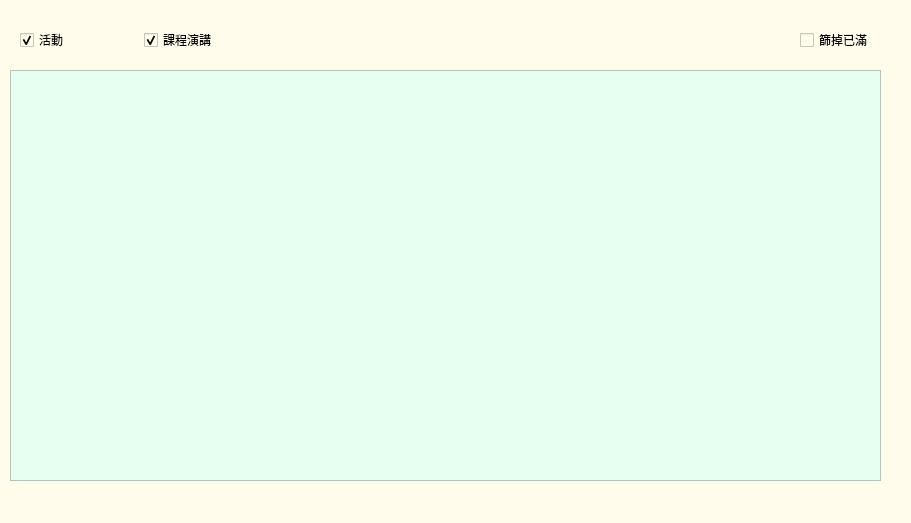
<?xml version="1.0" encoding="UTF-8"?>
<ui version="4.0">
 <class>Service_Apply</class>
 <widget class="QDialog" name="Service_Apply">
  <property name="geometry">
   <rect>
    <x>0</x>
    <y>0</y>
    <width>911</width>
    <height>523</height>
   </rect>
  </property>
  <property name="windowTitle">
   <string>目前可報名的服務學習活動</string>
  </property>
  <property name="styleSheet">
   <string notr="true">background-color: rgb(255, 252, 235);</string>
  </property>
  <widget class="QWidget" name="horizontalLayoutWidget">
   <property name="geometry">
    <rect>
     <x>20</x>
     <y>20</y>
     <width>241</width>
     <height>41</height>
    </rect>
   </property>
   <layout class="QHBoxLayout" name="horizontalLayout">
    <item>
     <widget class="QCheckBox" name="checkBox_bShowAct">
      <property name="text">
       <string>活動</string>
      </property>
      <property name="checkable">
       <bool>true</bool>
      </property>
      <property name="checked">
       <bool>true</bool>
      </property>
     </widget>
    </item>
    <item>
     <widget class="QCheckBox" name="checkBox_bShowSpeech">
      <property name="text">
       <string>課程演講</string>
      </property>
      <property name="checked">
       <bool>true</bool>
      </property>
     </widget>
    </item>
   </layout>
  </widget>
  <widget class="QTableWidget" name="tableWidget">
   <property name="geometry">
    <rect>
     <x>10</x>
     <y>70</y>
     <width>871</width>
     <height>411</height>
    </rect>
   </property>
   <property name="styleSheet">
    <string notr="true">font: 700 10pt &quot;微軟正黑體&quot;;
background-color: rgb(231, 255, 241);</string>
   </property>
   <attribute name="verticalHeaderVisible">
    <bool>false</bool>
   </attribute>
  </widget>
  <widget class="QCheckBox" name="checkBox_bFilterFull">
   <property name="geometry">
    <rect>
     <x>800</x>
     <y>30</y>
     <width>79</width>
     <height>20</height>
    </rect>
   </property>
   <property name="text">
    <string>篩掉已滿</string>
   </property>
   <property name="checked">
    <bool>false</bool>
   </property>
  </widget>
 </widget>
 <resources/>
 <connections/>
</ui>
